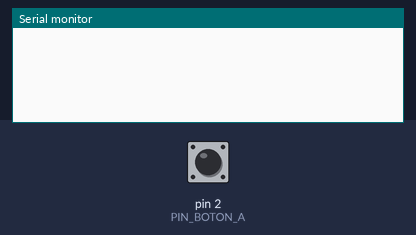
The sketch below on a simulated Arduino Uno, built with avr-gcc and run on an emulated ATmega328P. On the bench: the last lines printed to the serial monitor. The inputs (shaded band) are chosen by the test bench; at power-on: pin 2 (PIN_BOTON_A) HIGH.

Above: at 1.2 s.
1.3 s: pin 2 (PIN_BOTON_A) pulled LOW for 0.15 s
At 1.43 s:
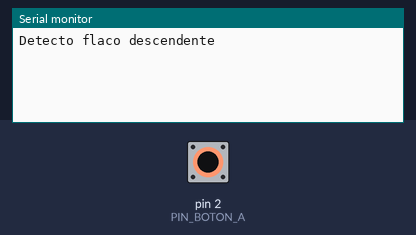
At 1.9 s:
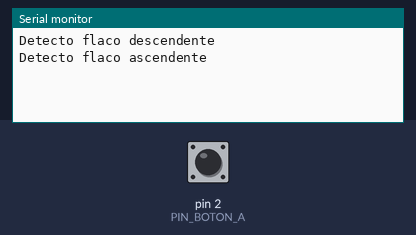

Measured:
- after the input at 1.3 s, the serial monitor: prints a new line at once (image 1)

The sketch:

Ejercicio09-InesG.ino
```cpp
#define PIN_BOTON_A 2

void setup() {
  // put your setup code here, to run once:
  Serial.begin(9600);
  pinMode(PIN_BOTON_A, INPUT_PULLUP);
}

void loop() {
  // put your main code here, to run repeatedly:
  int flanco = detectaFlanco(PIN_BOTON_A);
  if (flanco == 1)
    Serial.println("Detecto flaco ascendente");
  else if (flanco == -1)
    Serial.println("Detecto flaco descendente");
    delay(50);
}
int detectaFlanco(int PIN) {
  static boolean anterior = digitalRead(PIN);
  boolean estado = digitalRead(PIN);

  if (anterior != estado) {
    if (estado == LOW) {  //flanco descendente pull-up
      anterior = estado;
      return -1;

    }
    else  {  //flanco ascendente pull-up
      anterior = estado;
      return 1;

    }
  }
  else {
    return 0;
  }
}
```
